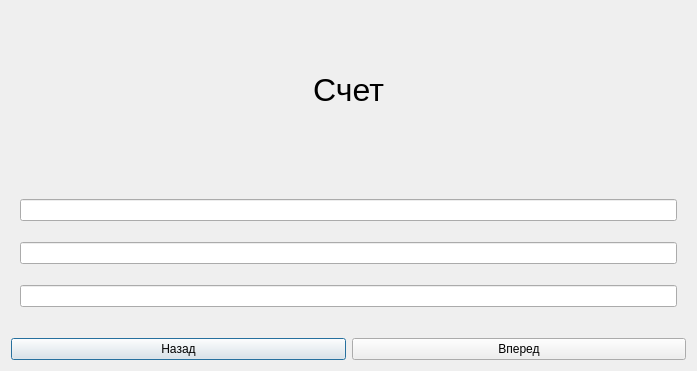
<?xml version="1.0" encoding="UTF-8"?>
<ui version="4.0">
 <class>app_wallet</class>
 <widget class="QDialog" name="app_wallet">
  <property name="geometry">
   <rect>
    <x>0</x>
    <y>0</y>
    <width>697</width>
    <height>371</height>
   </rect>
  </property>
  <property name="windowTitle">
   <string>Dialog</string>
  </property>
  <layout class="QGridLayout" name="gridLayout">
   <item row="0" column="0">
    <widget class="QLabel" name="label">
     <property name="font">
      <font>
       <pointsize>24</pointsize>
      </font>
     </property>
     <property name="text">
      <string>Счет</string>
     </property>
     <property name="alignment">
      <set>Qt::AlignCenter</set>
     </property>
    </widget>
   </item>
   <item row="1" column="0">
    <widget class="QWidget" name="swipeWidget" native="true">
     <layout class="QGridLayout" name="gridLayout_2">
      <item row="0" column="0">
       <widget class="QLineEdit" name="idLabel"/>
      </item>
      <item row="1" column="0">
       <widget class="QLineEdit" name="summLabel"/>
      </item>
      <item row="2" column="0">
       <widget class="QLineEdit" name="dateLabel"/>
      </item>
     </layout>
    </widget>
   </item>
   <item row="2" column="0">
    <layout class="QHBoxLayout" name="horizontalLayout">
     <item>
      <widget class="QPushButton" name="prevBtn">
       <property name="text">
        <string>Назад</string>
       </property>
      </widget>
     </item>
     <item>
      <widget class="QPushButton" name="nextBtn">
       <property name="text">
        <string>Вперед</string>
       </property>
      </widget>
     </item>
    </layout>
   </item>
  </layout>
 </widget>
 <resources/>
 <connections/>
</ui>
